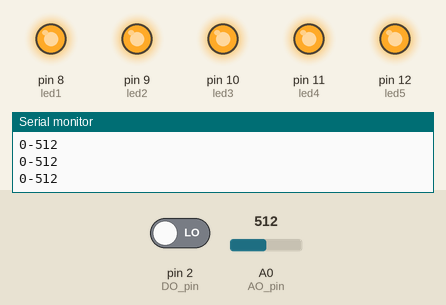
A sketch run on a simulated Arduino Uno, built with avr-gcc and run on an emulated ATmega328P. Parts: output pins drawn as LEDs (lit = HIGH), the last lines printed to the serial monitor. The inputs (shaded band) are chosen by the test bench; at power-on: A0 (AO_pin) = 512, pin 2 (DO_pin) LOW.

Above: at 1.2 s.
1.3 s: A0 (AO_pin) set to 55
2.8 s: A0 (AO_pin) set to 49
At 3.4 s:
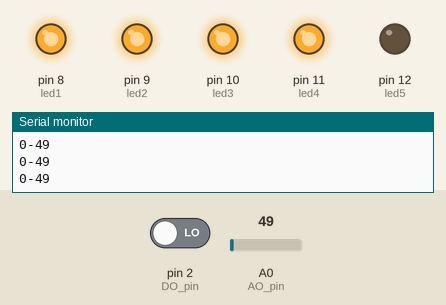
4.3 s: A0 (AO_pin) set to 30
At 5.5 s:
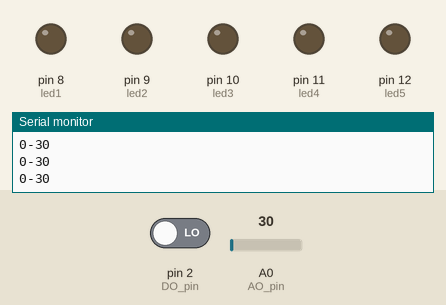
5.8 s: A0 (AO_pin) set to 50
At 6.7 s:
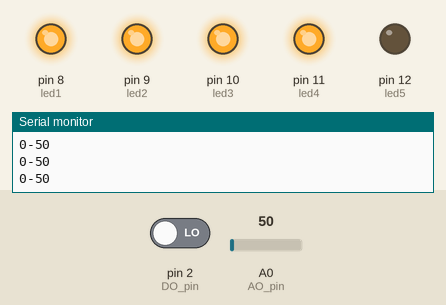
7.3 s: A0 (AO_pin) set to 25
At 8.0 s:
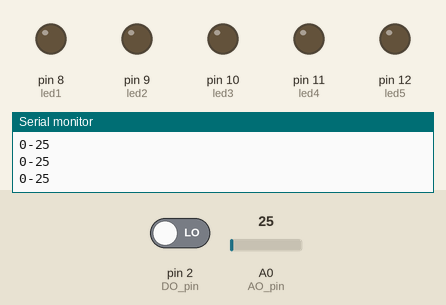
8.8 s: A0 (AO_pin) set to 41
At 10.2 s:
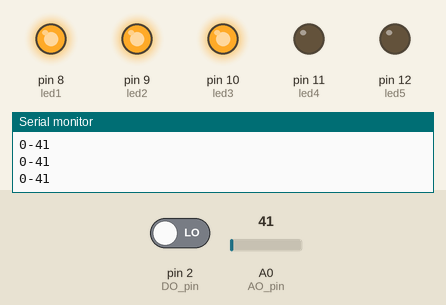
Timing chart, 0 to 11.3 s (numbered marks = the images above; inputs shaded):
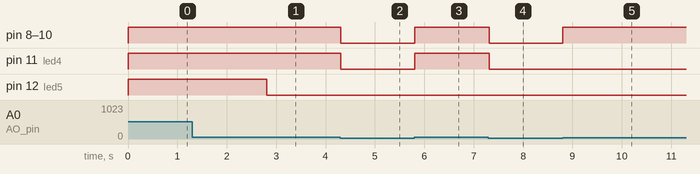

The sketch:

Microphone_og.ino
```cpp
// Arduino pin numbers
const int DO_pin = 2;
const int AO_pin = 0;
int sound;
int led1 = 8;
int led2 = 9;
int led3 = 10;
int led4 = 11;
int led5 = 12;


void setup() {
  pinMode(DO_pin, INPUT);
  pinMode(led1, OUTPUT);
  pinMode(led2, OUTPUT);
  pinMode(led3, OUTPUT);
  pinMode(led4, OUTPUT);
  pinMode(led5, OUTPUT);
  Serial.begin(9600);
}

void loop() {

    if (sound > 31) {
    digitalWrite(led1, HIGH);
  }
    if (sound < 31) {
    digitalWrite(led1, LOW);
  }
    if (sound > 35) {
    digitalWrite(led2, HIGH);
  }
    if (sound < 35) {
    digitalWrite(led2, LOW);
  }
    if (sound > 40) {
    digitalWrite(led3, HIGH);
  }
    if (sound < 40) {
    digitalWrite(led3, LOW);
  }
    if (sound > 45) {
    digitalWrite(led4, HIGH);
  }
    if (sound < 45) {
    digitalWrite(led4, LOW);
  }
    if (sound > 50) {
    digitalWrite(led5, HIGH);
  }
    if (sound < 50) {
    digitalWrite(led5, LOW);
  }
  sound = analogRead(AO_pin);
  Serial.print(digitalRead(DO_pin));
  Serial.print("-");
  Serial.println(analogRead(AO_pin));


}
```

Measured:
- the behaviour switches between 50 and 49 on A0 (AO_pin) (found by bisection; images 0 and 1)
- after the input at 2.8 s, pin 12 (led5): HIGH → LOW at once
- after the input at 4.3 s, pin 8 (led1), pin 9 (led2), pin 10 (led3), pin 11 (led4): HIGH → LOW at once
- after the input at 5.8 s, pin 8 (led1), pin 9 (led2), pin 10 (led3), pin 11 (led4): LOW → HIGH at once
- after the input at 7.3 s, pin 8 (led1), pin 9 (led2), pin 10 (led3), pin 11 (led4): HIGH → LOW at once
- after the input at 8.8 s, pin 8 (led1), pin 9 (led2), pin 10 (led3): LOW → HIGH at once
